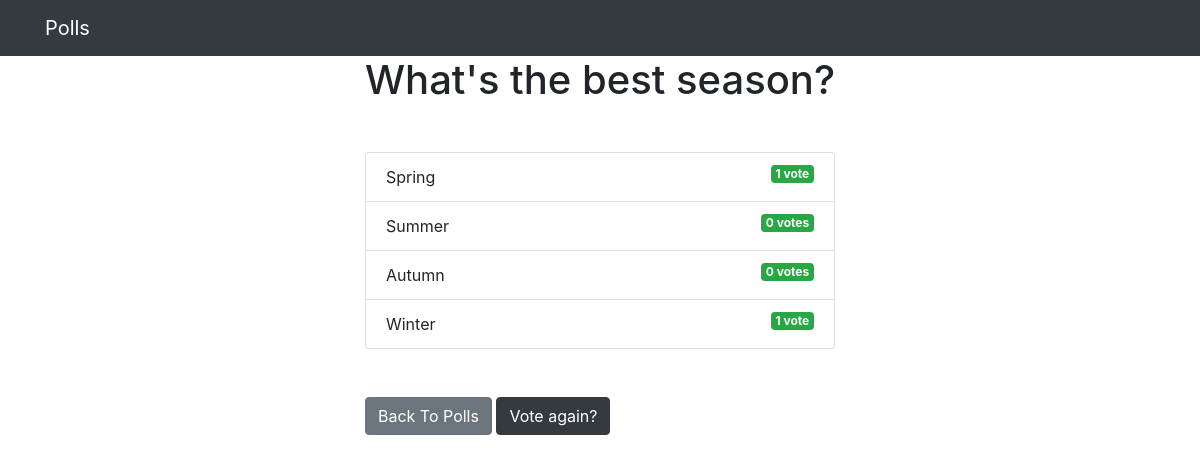
Page /2/results/ on the earlier database version.
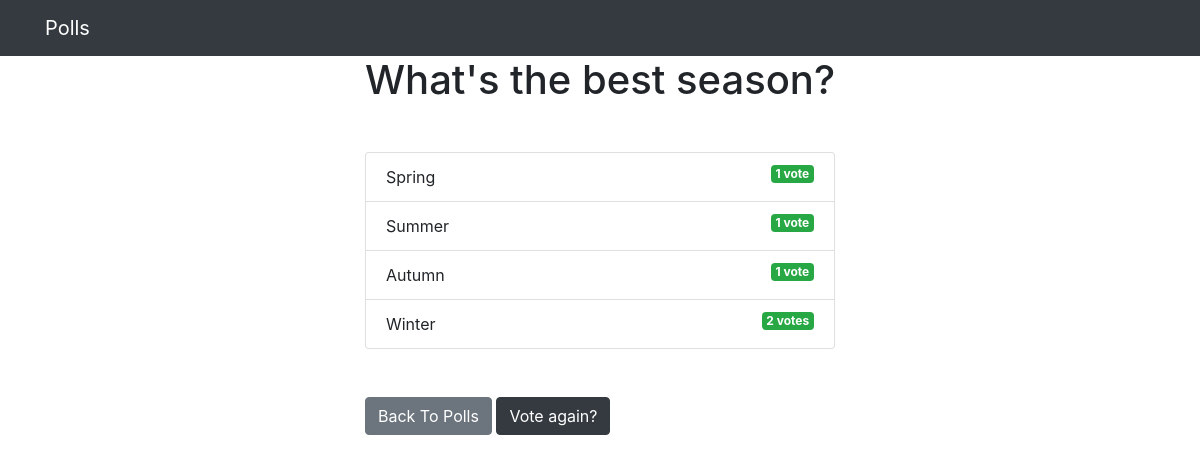
Same page on the later database version.
### polls/models.py (models this page shows, shortened)
class Question(models.Model): # creating models represented by a class
    question_text = models.CharField(max_length = 250) # each class variable correspond to a column
    publication_date  = models.DateTimeField('date')

class Choice(models.Model):
    question = models.ForeignKey(Question, on_delete=models.CASCADE) # associating each Choice with a Question
    choice_text = models.CharField(max_length = 200)
    votes = models.IntegerField(default = 0)

### polls/views.py (the view)
# urls.py: path('<int:question_id>/results/', views.results, name='results'),
def results(request, question_id):
    question = get_object_or_404(Question, pk=question_id)
    return render(request, 'polls/results.html', {'question':question})

### polls/templates/polls/results.html
{% extends 'base.html' %}
{% block content %}
<h1 class ="mb-5 text-center">{{ question.question_text }}</h1>
<ul class ="list-group mb-5">
    {% for choice in question.choice_set.all %}
    <li class ="list-group-item">
        {{ choice.choice_text }} <span class ="badge badge-success float-right">{{ choice.votes }}
            vote{{ choice.votes | pluralize }}</span>
    </li>
    {% endfor %}
</ul>
<a class ="btn btn-secondary" href ="{% url 'polls:index_page' %}">Back To Polls</a>
<a class ="btn btn-dark" href ="{% url 'polls:detail' question.id %}">Vote again?</a>
{% endblock %}

### polls/templates/base.html (shortened to what this page needs)
<html lang ="en">
<head>
    <link rel ="stylesheet" href ="https://stackpath.bootstrapcdn.com/bootstrap/4.4.1/css/bootstrap.min.css"
>
</head>
<body>
    <nav class ="navbar navbar-dark bg-dark">
        <div class ="container">
            <a class ="navbar-brand" href ="/polls/">Polls</a>
        </div>
    </nav>
    <div class ="container">
        <div class ="row">
            <div class =".col-md-6 m-auto">
                {% block content %}{% endblock %}
            </div>
        </div>
    </div>
</body>
</html>

Differences in the rows shown:
changed Choice "Summer": votes "0" → "1"; votes|pluralize "s" → (not shown)
changed Choice "Autumn": votes "0" → "1"; votes|pluralize "s" → (not shown)
changed Choice "Winter": votes "1" → "2"; votes|pluralize (not shown) → "s"
